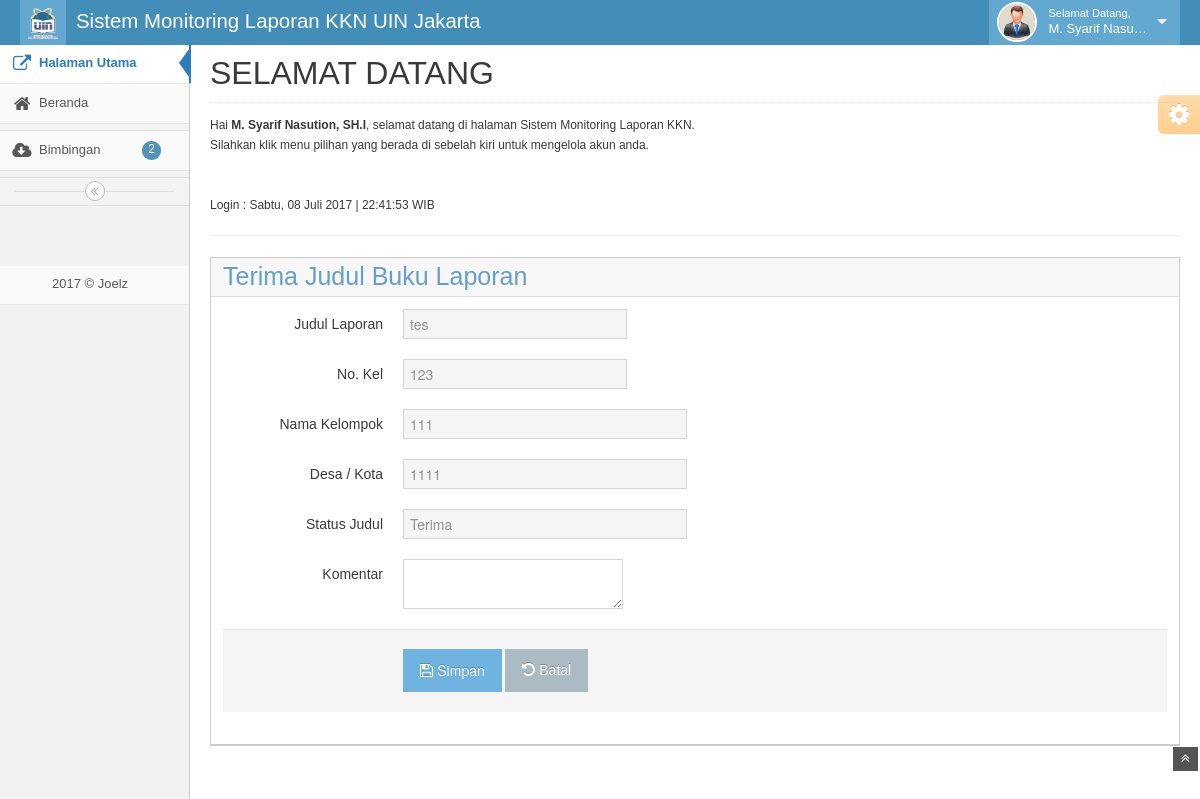
Screenshot of /media.php?page=home&act=judulacc&id=7 (signed in) with the database file from the repository.
### tables this page shows
CREATE TABLE IF NOT EXISTS `penugasan` (
  `pid` int(11) NOT NULL AUTO_INCREMENT,
  `nkel` varchar(4) NOT NULL,
  `status` enum('0','1','2') NOT NULL DEFAULT '0',
  `id_dosen` int(11) DEFAULT NULL,
  `sTgl` date DEFAULT NULL,
  `judul` varchar(150) DEFAULT NULL,
  `komentar` varchar(300) DEFAULT NULL,
  `statJudul` enum('0','1','2') DEFAULT '0',
  PRIMARY KEY (`pid`)
);

CREATE TABLE IF NOT EXISTS `mahasiswa` (
  `mid` int(15) NOT NULL AUTO_INCREMENT,
  `nkel` varchar(4) NOT NULL,
  `mNama` varchar(50) NOT NULL,
  `mTelp` varchar(15) NOT NULL,
  `mEmail` varchar(50) NOT NULL,
  `mDesaKota` text NOT NULL,
  `username` varchar(100) NOT NULL,
  `password` varchar(100) NOT NULL,
  `mfoto` varchar(100) NOT NULL,
  PRIMARY KEY (`mid`),
  UNIQUE KEY `nkel` (`nkel`)
);

### config/fungsi_indotgl.php (called while the page is built, shortened)
<?php
function getTglIndo($tgl){
	$tanggal = substr($tgl,8,2);
	$bulan = getBulan(substr($tgl,5,2));
	$tahun = substr($tgl,0,4);
	return $tanggal.' '.$bulan.' '.$tahun;
}
function getBulan($bln){
	switch ($bln){
		case 7: return "Juli";break;
	}
}
function getHari($x){
	$hari = array("Minggu","Senin","Selasa","Rabu","Kamis","Jumat","Sabtu");
	return $hari[$x];
}
?>

### home.php (the view, shortened to what this page needs)
<?php
	$hari_s = getHari(date("w"));
	echo "
	<h1 class='page-header'>SELAMAT DATANG</h1>
	<p>Hai <b>$_SESSION[uNama]</b>, selamat datang di halaman Sistem Monitoring Laporan KKN.<br> Silahkan klik menu pilihan yang berada
	di sebelah kiri untuk mengelola akun anda. </p>
	<p>&nbsp;</p>
	<p>Login : $hari_s, ".getTglIndo(date('Y m d'))." | ".date('H:i:s')." WIB</p><hr>";
	if ($_SESSION['uLevel']==3){
		include 'mod/mahasiswa/judul.php';
	}elseif ($_SESSION['uLevel']=='2'){
  		?>
  		<?php
if($_GET[act]=="judulacc"){
$e = mysql_fetch_array(mysql_query("SELECT a.*,b.* FROM penugasan a JOIN mahasiswa b ON a.nkel=b.nkel WHERE a.pid='$_GET[id]'"));
?>
<div class="widget-box">
<div class="widget-header widget-header-flat"><h2 class="smaller">Terima Judul Buku Laporan</h2></div>
<div class="widget-body">
<div class="widget-main">
	<form method="POST" enctype="multipart/form-data" class="form-horizontal">
		<div class="control-group">
			<label class="control-label" for="nim">Judul Laporan</label>
			<div class="controls">
				<input class="input-large" type="text" id="judul" name="judul" value="<?php echo $e[judul];?>" readonly required>
			</div>
		</div>
		<div class="control-group">
			<label class="control-label" for="nim">No. Kel</label>
			<div class="controls">
				<input class="input-large" type="text" id="nim" name="nim" value="<?php echo $e[nkel];?>" readonly required>
			</div>
		</div>
		<div class="control-group">
			<label class="control-label" for="nama">Nama Kelompok</label>
			<div class="controls">
				<input class="input-xlarge" type="text" id="nama" name="nama" value="<?php echo $e[mNama];?>" readonly required>
			</div>
		</div>
		<div class="control-group">
			<label class="control-label" for="nama">Desa / Kota</label>
			<div class="controls">
				<input class="input-xlarge" type="text" id="nama" name="nama" value="<?php echo $e[mDesaKota];?>" readonly required>
			</div>
		</div>
		<div class="control-group">
			<label class="control-label" for="nama">Status Judul</label>
			<div class="controls">
				<input class="input-xlarge" type="text" id="nama" name="nama" value="Terima" readonly required>
			</div>
		</div>
		<div class="control-group">
			<label class="control-label" for="nama">Komentar</label>
			<div class="controls">
				<textarea name="komentar" id="komentar"></textarea>
			</div>
		</div>
		<div class="form-actions">
			<button class="btn btn-info" type="submit" name="simpan">
				<i class="icon-save bigger-110"></i>Simpan
			</button>
			<a class="btn" href="media.php?page=<?php echo $_GET[page];?>">
				<i class="icon-undo bigger-110"></i>Batal
			</a>
		</div>
	</form>
	<?php
	 }
	   ?>
		</div>
		<?php
	}
	?>

### rows the page displays
penugasan: judul "tes", nim "123", nama "111", nama "1111"

### other values shown
$_CONFIG['appname'] "Sistem Monitoring Laporan KKN UIN Jakarta"
$_SESSION['uNama'] "M. Syarif Nasu…"
$jnkonsul "2"
$_CONFIG['syscopyright'] "Joelz"
$_SESSION[uNama] "M. Syarif Nasution, SH.I"
$hari_s "Sabtu"
